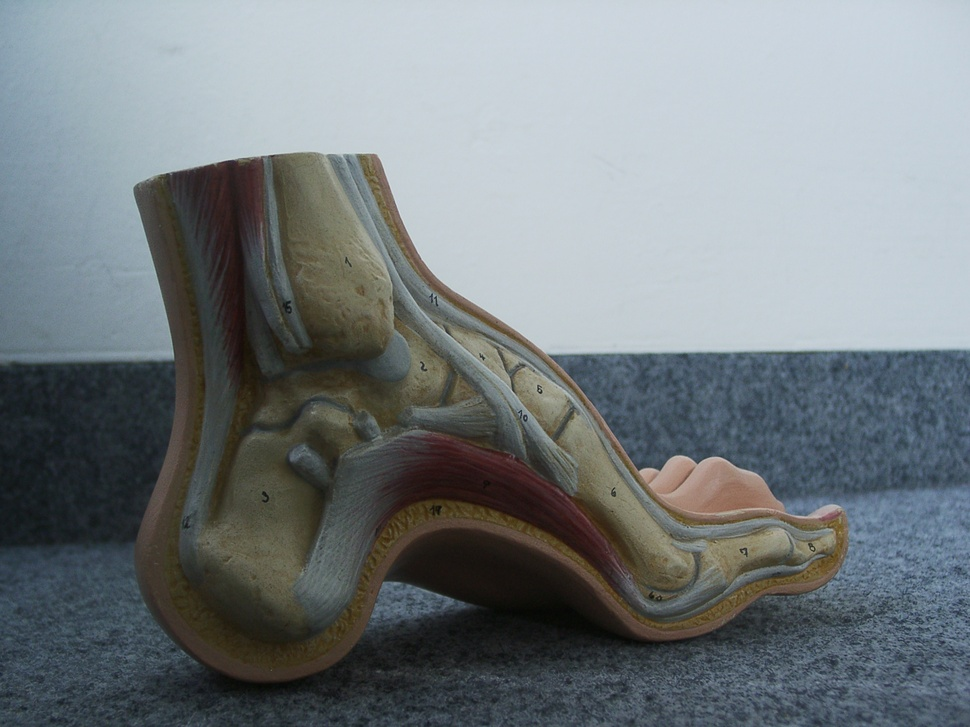
%> input picture 4.Normalized Eight Point Algorithm, Fundamental Matrix and Epipolar Geometry/left2.jpg, 970 x 727 px, shrunk from 2048 x 1536 before the run
$ octave --eval "get_point_correspondences;"   (GNU Octave 9; MATLAB toolbox functions it lacks are replaced by stand-ins)
%> lines starting %> are read from the running program, lines starting %| are printed output that depends on the picture
%%%%%%%%%%%%%%%%%%%%%%%%%%%%%%%%%%%%%%%%%%%%%%%%%%%%%%
% Interventional Medical Image Processing (IMIP)
% SS 2012
% (C) University Erlangen-Nuremberg
% Author: Attila Budai & Jan Paulus
% Exercise 2: Eight Point Algorithm, Fundamental matrix
% 				  and Epipolar geometry
% NOTES:
% get_point_correspondences.m: with this file you can
% 										 select the corresponding
%										 points alternating in 2 images
% eight_point.m: in this file you compute the Fundamental
%					  matrix. Additional, we implement the data
%					  balancing of the input points. If the
%					  Fundamental matrix is known, we can compute
%                the epipolar line in the right image
%                for any point, we select in the left image
%%%%%%%%%%%%%%%%%%%%%%%%%%%%%%%%%%%%%%%%%%%%%%%%%%%%%%

function get_point_correspondences()
% Loads 2 images and saves 10 point correspondences
% in variables: left_image_points and right_image_points

close all;
clear all;

% Load the 2 images and convert ithem from RGB to grayscale
left_image = double(rgb2gray(imread('left2.jpg')));
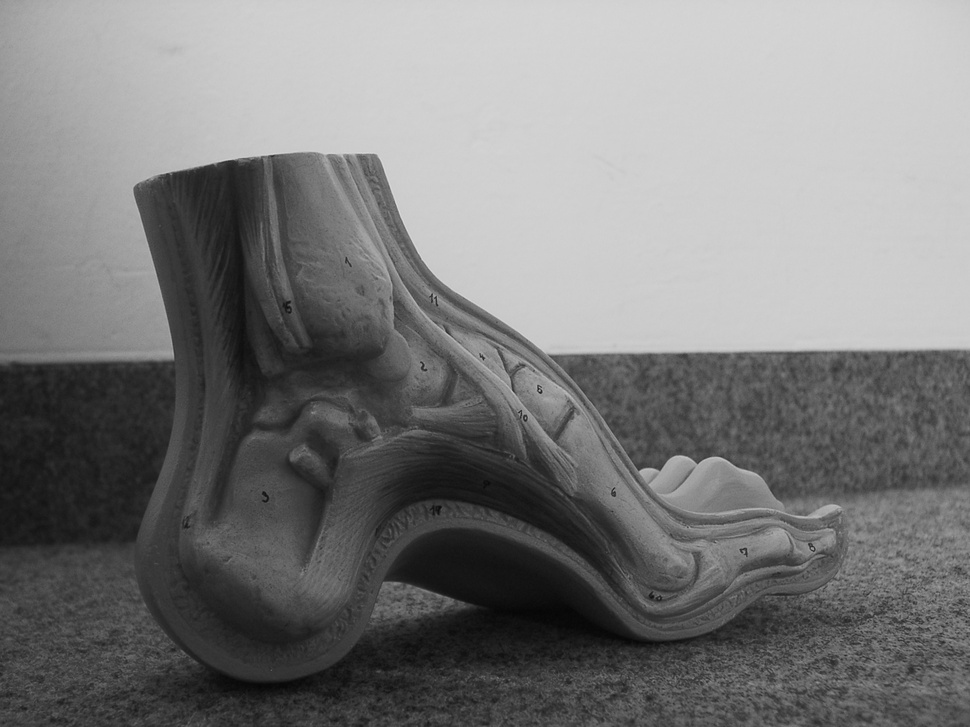
%> left_image: size 727x970 double; min 6, max 220, mean 122.7
right_image = double(rgb2gray(imread('right2.jpg')));
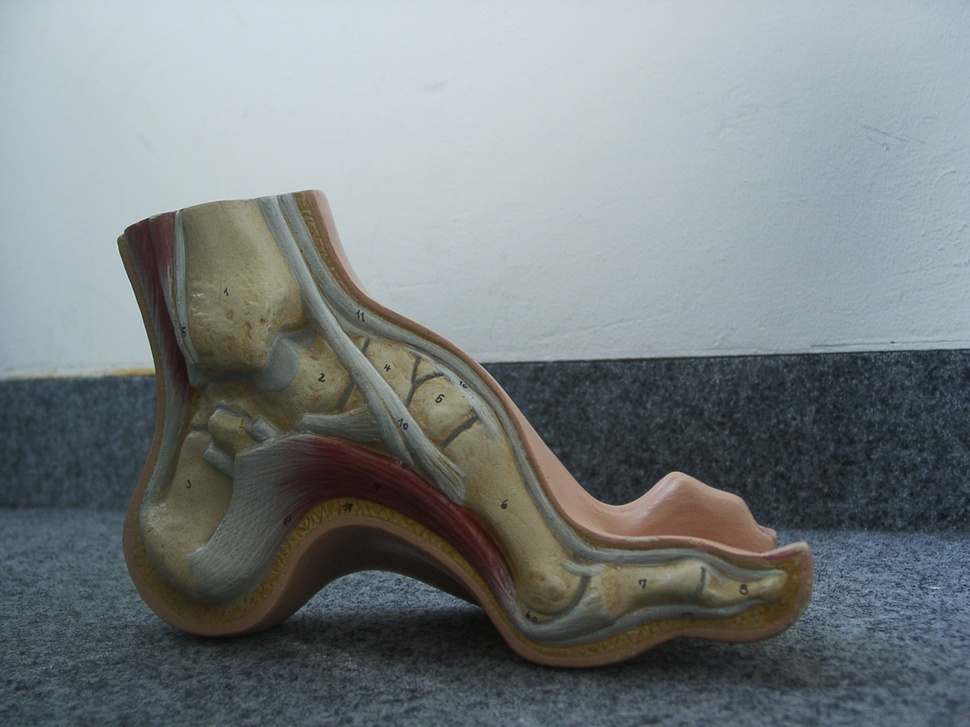
%> input picture 4.Normalized Eight Point Algorithm, Fundamental Matrix and Epipolar Geometry/right2.jpg, 970 x 727 px, shrunk from 2048 x 1536 before the run
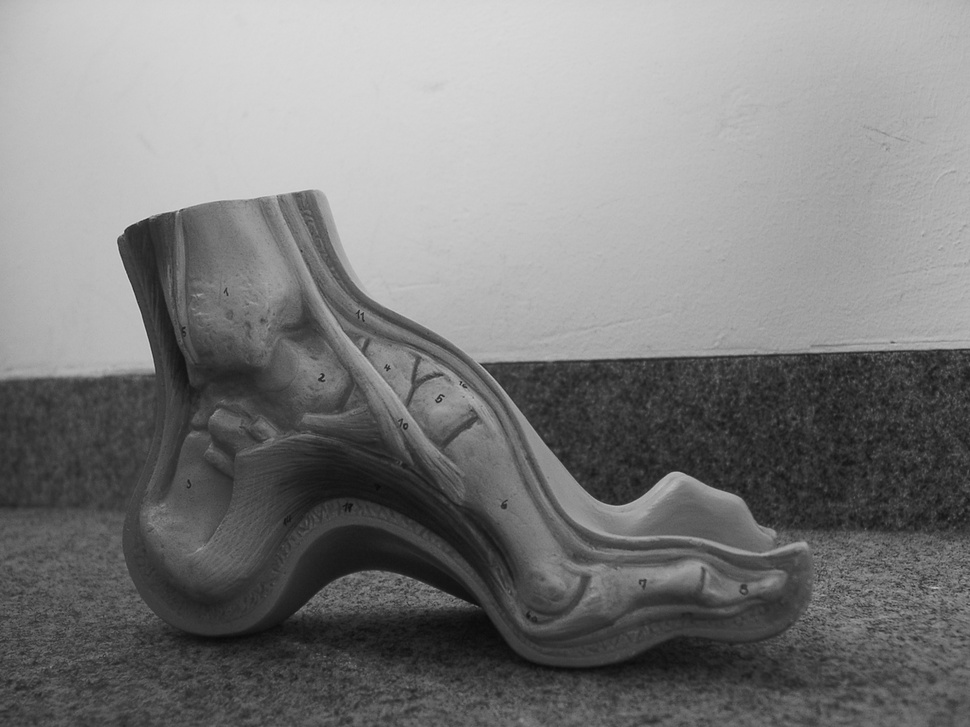
%> right_image: size 727x970 double; min 9, max 219, mean 124.9

% Number of point correspondences for the Eight Point Algorithm.
% You can try it with 8 or more points.
numberOfPoints = 10;

% Size of the left image
[m n] = size(left_image);
%> m = 727; n = 970

% Visualize the 2 images and click the point correspondences
figure(1);
imagesc(left_image);
colormap(gray);
title('Click a point on the left image');
axis image;

figure(2);
imagesc(right_image);
colormap(gray);
title('Click the corresponding point on the right image');
axis image;

% Get the numberOfPoints point correspondences
for i=1:numberOfPoints
   figure(1);
   % Get the point from the left image
%> (the run ends here)
